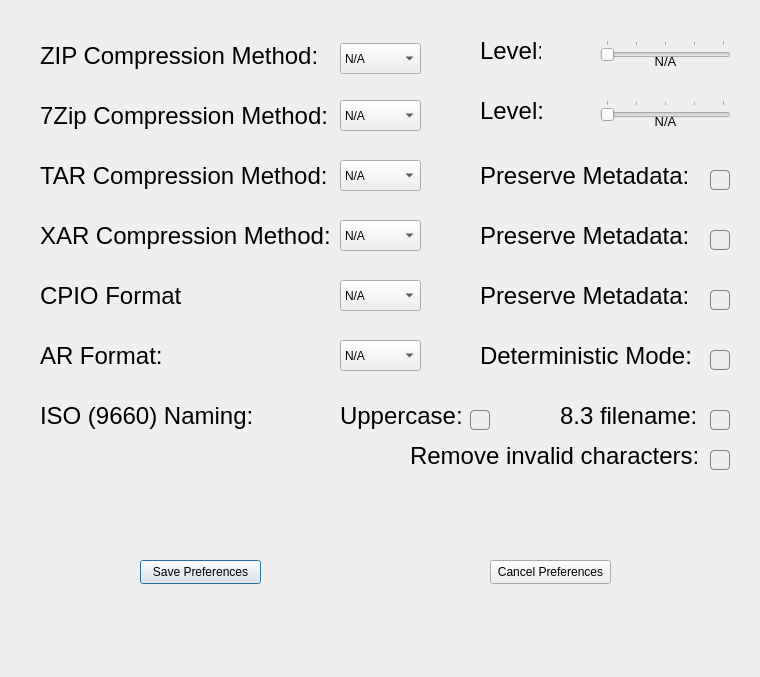
<?xml version="1.0" encoding="UTF-8"?>
<ui version="4.0">
 <class>ArchivePreferences</class>
 <widget class="QDialog" name="ArchivePreferences">
  <property name="geometry">
   <rect>
    <x>0</x>
    <y>0</y>
    <width>760</width>
    <height>677</height>
   </rect>
  </property>
  <property name="windowTitle">
   <string>Dialog</string>
  </property>
  <widget class="QLabel" name="zip_info">
   <property name="geometry">
    <rect>
     <x>40</x>
     <y>40</y>
     <width>371</width>
     <height>31</height>
    </rect>
   </property>
   <property name="font">
    <font>
     <pointsize>18</pointsize>
    </font>
   </property>
   <property name="text">
    <string>ZIP Compression Method: </string>
   </property>
  </widget>
  <widget class="QComboBox" name="zip_comp_method">
   <property name="geometry">
    <rect>
     <x>340</x>
     <y>43</y>
     <width>81</width>
     <height>31</height>
    </rect>
   </property>
   <item>
    <property name="text">
     <string>N/A</string>
    </property>
   </item>
   <item>
    <property name="text">
     <string>Deflate</string>
    </property>
   </item>
   <item>
    <property name="text">
     <string>Store</string>
    </property>
   </item>
   <item>
    <property name="text">
     <string>Bzip2</string>
    </property>
   </item>
   <item>
    <property name="text">
     <string>Lzma</string>
    </property>
   </item>
   <item>
    <property name="text">
     <string>Zstd</string>
    </property>
   </item>
  </widget>
  <widget class="QSlider" name="zip_comp_slider">
   <property name="geometry">
    <rect>
     <x>600</x>
     <y>40</y>
     <width>131</width>
     <height>21</height>
    </rect>
   </property>
   <property name="maximum">
    <number>4</number>
   </property>
   <property name="pageStep">
    <number>1</number>
   </property>
   <property name="orientation">
    <enum>Qt::Orientation::Horizontal</enum>
   </property>
   <property name="tickPosition">
    <enum>QSlider::TickPosition::TicksAbove</enum>
   </property>
   <property name="tickInterval">
    <number>1</number>
   </property>
  </widget>
  <widget class="QLabel" name="zip_level_label">
   <property name="geometry">
    <rect>
     <x>600</x>
     <y>51</y>
     <width>131</width>
     <height>20</height>
    </rect>
   </property>
   <property name="font">
    <font>
     <pointsize>10</pointsize>
    </font>
   </property>
   <property name="text">
    <string>N/A</string>
   </property>
   <property name="alignment">
    <set>Qt::AlignmentFlag::AlignCenter</set>
   </property>
  </widget>
  <widget class="QLabel" name="seven_zip_info">
   <property name="geometry">
    <rect>
     <x>40</x>
     <y>100</y>
     <width>381</width>
     <height>31</height>
    </rect>
   </property>
   <property name="font">
    <font>
     <pointsize>18</pointsize>
    </font>
   </property>
   <property name="text">
    <string>7Zip Compression Method:</string>
   </property>
  </widget>
  <widget class="QComboBox" name="seven_zip_comp_method">
   <property name="geometry">
    <rect>
     <x>340</x>
     <y>100</y>
     <width>81</width>
     <height>31</height>
    </rect>
   </property>
   <item>
    <property name="text">
     <string>N/A</string>
    </property>
   </item>
   <item>
    <property name="text">
     <string>Lzma</string>
    </property>
   </item>
   <item>
    <property name="text">
     <string>Lzma2</string>
    </property>
   </item>
   <item>
    <property name="text">
     <string>Ppmd</string>
    </property>
   </item>
   <item>
    <property name="text">
     <string>Zstd</string>
    </property>
   </item>
  </widget>
  <widget class="QSlider" name="seven_zip_comp_slider">
   <property name="geometry">
    <rect>
     <x>600</x>
     <y>100</y>
     <width>131</width>
     <height>21</height>
    </rect>
   </property>
   <property name="maximum">
    <number>4</number>
   </property>
   <property name="pageStep">
    <number>1</number>
   </property>
   <property name="orientation">
    <enum>Qt::Orientation::Horizontal</enum>
   </property>
   <property name="tickPosition">
    <enum>QSlider::TickPosition::TicksAbove</enum>
   </property>
   <property name="tickInterval">
    <number>1</number>
   </property>
  </widget>
  <widget class="QLabel" name="seven_zip_level_label">
   <property name="geometry">
    <rect>
     <x>600</x>
     <y>111</y>
     <width>131</width>
     <height>20</height>
    </rect>
   </property>
   <property name="font">
    <font>
     <pointsize>10</pointsize>
    </font>
   </property>
   <property name="text">
    <string>N/A</string>
   </property>
   <property name="alignment">
    <set>Qt::AlignmentFlag::AlignCenter</set>
   </property>
  </widget>
  <widget class="QLabel" name="tar_info">
   <property name="geometry">
    <rect>
     <x>40</x>
     <y>160</y>
     <width>291</width>
     <height>31</height>
    </rect>
   </property>
   <property name="font">
    <font>
     <pointsize>18</pointsize>
    </font>
   </property>
   <property name="text">
    <string>TAR Compression Method:</string>
   </property>
  </widget>
  <widget class="QLabel" name="tar_metadata_label">
   <property name="geometry">
    <rect>
     <x>480</x>
     <y>160</y>
     <width>221</width>
     <height>31</height>
    </rect>
   </property>
   <property name="font">
    <font>
     <pointsize>18</pointsize>
    </font>
   </property>
   <property name="text">
    <string>Preserve Metadata:</string>
   </property>
  </widget>
  <widget class="QComboBox" name="tar_comp_method">
   <property name="geometry">
    <rect>
     <x>340</x>
     <y>160</y>
     <width>81</width>
     <height>31</height>
    </rect>
   </property>
   <item>
    <property name="text">
     <string>N/A</string>
    </property>
   </item>
   <item>
    <property name="text">
     <string>Gzip</string>
    </property>
   </item>
   <item>
    <property name="text">
     <string>Bzip2</string>
    </property>
   </item>
   <item>
    <property name="text">
     <string>Xz</string>
    </property>
   </item>
   <item>
    <property name="text">
     <string>Zstd</string>
    </property>
   </item>
  </widget>
  <widget class="QCheckBox" name="tar_metadata_cb">
   <property name="geometry">
    <rect>
     <x>710</x>
     <y>170</y>
     <width>21</width>
     <height>21</height>
    </rect>
   </property>
   <property name="styleSheet">
    <string notr="true">QCheckBox::indicator {
    width: 18px;
    height: 18px;
	border: 1px solid grey;
	border-radius: 4px;
	color: white;
}

QCheckBox::indicator:checked {
	background: #32a6ff;
}</string>
   </property>
   <property name="text">
    <string/>
   </property>
  </widget>
  <widget class="QLabel" name="xar_info_label">
   <property name="geometry">
    <rect>
     <x>40</x>
     <y>220</y>
     <width>291</width>
     <height>31</height>
    </rect>
   </property>
   <property name="font">
    <font>
     <pointsize>18</pointsize>
    </font>
   </property>
   <property name="text">
    <string>XAR Compression Method: </string>
   </property>
  </widget>
  <widget class="QComboBox" name="xar_comp_method">
   <property name="geometry">
    <rect>
     <x>340</x>
     <y>220</y>
     <width>81</width>
     <height>31</height>
    </rect>
   </property>
   <item>
    <property name="text">
     <string>N/A</string>
    </property>
   </item>
   <item>
    <property name="text">
     <string>Gzip</string>
    </property>
   </item>
   <item>
    <property name="text">
     <string>Bzip2</string>
    </property>
   </item>
   <item>
    <property name="text">
     <string>Xz</string>
    </property>
   </item>
  </widget>
  <widget class="QLabel" name="xar_metadata_label">
   <property name="geometry">
    <rect>
     <x>480</x>
     <y>220</y>
     <width>211</width>
     <height>31</height>
    </rect>
   </property>
   <property name="font">
    <font>
     <pointsize>18</pointsize>
    </font>
   </property>
   <property name="text">
    <string>Preserve Metadata:</string>
   </property>
  </widget>
  <widget class="QCheckBox" name="xar_metadata_cb">
   <property name="geometry">
    <rect>
     <x>710</x>
     <y>230</y>
     <width>21</width>
     <height>21</height>
    </rect>
   </property>
   <property name="styleSheet">
    <string notr="true">QCheckBox::indicator {
    width: 18px;
    height: 18px;
	border: 1px solid grey;
	border-radius: 4px;
	color: white;
}

QCheckBox::indicator:checked {
	background: #32a6ff;
}</string>
   </property>
   <property name="text">
    <string/>
   </property>
  </widget>
  <widget class="QLabel" name="iso_info_label">
   <property name="geometry">
    <rect>
     <x>40</x>
     <y>390</y>
     <width>211</width>
     <height>51</height>
    </rect>
   </property>
   <property name="font">
    <font>
     <pointsize>18</pointsize>
    </font>
   </property>
   <property name="text">
    <string>ISO (9660) Naming:</string>
   </property>
  </widget>
  <widget class="QLabel" name="cpio_info">
   <property name="geometry">
    <rect>
     <x>40</x>
     <y>280</y>
     <width>141</width>
     <height>31</height>
    </rect>
   </property>
   <property name="font">
    <font>
     <pointsize>18</pointsize>
    </font>
   </property>
   <property name="text">
    <string>CPIO Format: </string>
   </property>
  </widget>
  <widget class="QComboBox" name="cpio_format">
   <property name="geometry">
    <rect>
     <x>340</x>
     <y>280</y>
     <width>81</width>
     <height>31</height>
    </rect>
   </property>
   <item>
    <property name="text">
     <string>N/A</string>
    </property>
   </item>
   <item>
    <property name="text">
     <string>Newc</string>
    </property>
   </item>
   <item>
    <property name="text">
     <string>Odc</string>
    </property>
   </item>
  </widget>
  <widget class="QLabel" name="cpio_metadata_label">
   <property name="geometry">
    <rect>
     <x>480</x>
     <y>280</y>
     <width>211</width>
     <height>31</height>
    </rect>
   </property>
   <property name="font">
    <font>
     <pointsize>18</pointsize>
    </font>
   </property>
   <property name="text">
    <string>Preserve Metadata:</string>
   </property>
  </widget>
  <widget class="QCheckBox" name="cpio_metadata_cb">
   <property name="geometry">
    <rect>
     <x>710</x>
     <y>290</y>
     <width>21</width>
     <height>21</height>
    </rect>
   </property>
   <property name="styleSheet">
    <string notr="true">QCheckBox::indicator {
    width: 18px;
    height: 18px;
	border: 1px solid grey;
	border-radius: 4px;
	color: white;
}

QCheckBox::indicator:checked {
	background: #32a6ff;
}</string>
   </property>
   <property name="text">
    <string/>
   </property>
  </widget>
  <widget class="QPushButton" name="save_preferences">
   <property name="geometry">
    <rect>
     <x>140</x>
     <y>560</y>
     <width>121</width>
     <height>24</height>
    </rect>
   </property>
   <property name="text">
    <string>Save Preferences</string>
   </property>
  </widget>
  <widget class="QPushButton" name="cancel_preferences">
   <property name="geometry">
    <rect>
     <x>490</x>
     <y>560</y>
     <width>121</width>
     <height>24</height>
    </rect>
   </property>
   <property name="text">
    <string>Cancel Preferences</string>
   </property>
  </widget>
  <widget class="QLabel" name="ar_info_label">
   <property name="geometry">
    <rect>
     <x>40</x>
     <y>340</y>
     <width>121</width>
     <height>31</height>
    </rect>
   </property>
   <property name="font">
    <font>
     <pointsize>18</pointsize>
    </font>
   </property>
   <property name="text">
    <string>AR Format:</string>
   </property>
  </widget>
  <widget class="QComboBox" name="ar_format">
   <property name="geometry">
    <rect>
     <x>340</x>
     <y>340</y>
     <width>81</width>
     <height>31</height>
    </rect>
   </property>
   <item>
    <property name="text">
     <string>N/A</string>
    </property>
   </item>
   <item>
    <property name="text">
     <string>GNU</string>
    </property>
   </item>
   <item>
    <property name="text">
     <string>BSD</string>
    </property>
   </item>
  </widget>
  <widget class="QCheckBox" name="ar_determ_mode_cb">
   <property name="geometry">
    <rect>
     <x>710</x>
     <y>350</y>
     <width>21</width>
     <height>21</height>
    </rect>
   </property>
   <property name="styleSheet">
    <string notr="true">QCheckBox::indicator {
    width: 18px;
    height: 18px;
	border: 1px solid grey;
	border-radius: 4px;
	color: white;
}

QCheckBox::indicator:checked {
	background: #32a6ff;
}</string>
   </property>
   <property name="text">
    <string/>
   </property>
  </widget>
  <widget class="QLabel" name="ar_determ_mode_label">
   <property name="geometry">
    <rect>
     <x>480</x>
     <y>340</y>
     <width>221</width>
     <height>31</height>
    </rect>
   </property>
   <property name="font">
    <font>
     <pointsize>18</pointsize>
    </font>
   </property>
   <property name="text">
    <string>Deterministic Mode:</string>
   </property>
  </widget>
  <widget class="QLabel" name="zip_level_info_label">
   <property name="geometry">
    <rect>
     <x>480</x>
     <y>40</y>
     <width>61</width>
     <height>21</height>
    </rect>
   </property>
   <property name="font">
    <font>
     <pointsize>18</pointsize>
    </font>
   </property>
   <property name="text">
    <string>Level:</string>
   </property>
  </widget>
  <widget class="QLabel" name="seven_zip_level_info">
   <property name="geometry">
    <rect>
     <x>480</x>
     <y>100</y>
     <width>71</width>
     <height>21</height>
    </rect>
   </property>
   <property name="font">
    <font>
     <pointsize>18</pointsize>
    </font>
   </property>
   <property name="text">
    <string>Level:</string>
   </property>
  </widget>
  <widget class="QLabel" name="iso_uppercase_label">
   <property name="geometry">
    <rect>
     <x>340</x>
     <y>400</y>
     <width>131</width>
     <height>31</height>
    </rect>
   </property>
   <property name="font">
    <font>
     <pointsize>18</pointsize>
    </font>
   </property>
   <property name="text">
    <string>Uppercase:</string>
   </property>
  </widget>
  <widget class="QLabel" name="enforce_83_label">
   <property name="geometry">
    <rect>
     <x>560</x>
     <y>400</y>
     <width>141</width>
     <height>31</height>
    </rect>
   </property>
   <property name="font">
    <font>
     <pointsize>18</pointsize>
    </font>
   </property>
   <property name="text">
    <string>8.3 filename:</string>
   </property>
  </widget>
  <widget class="QCheckBox" name="iso_uppercase_cb">
   <property name="geometry">
    <rect>
     <x>470</x>
     <y>410</y>
     <width>21</width>
     <height>21</height>
    </rect>
   </property>
   <property name="styleSheet">
    <string notr="true">QCheckBox::indicator {
    width: 18px;
    height: 18px;
	border: 1px solid grey;
	border-radius: 4px;
	color: white;
}

QCheckBox::indicator:checked {
	background: #32a6ff;
}</string>
   </property>
   <property name="text">
    <string/>
   </property>
  </widget>
  <widget class="QCheckBox" name="iso_enforce_83_cb">
   <property name="geometry">
    <rect>
     <x>710</x>
     <y>410</y>
     <width>21</width>
     <height>21</height>
    </rect>
   </property>
   <property name="styleSheet">
    <string notr="true">QCheckBox::indicator {
    width: 18px;
    height: 18px;
	border: 1px solid grey;
	border-radius: 4px;
	color: white;
}

QCheckBox::indicator:checked {
	background: #32a6ff;
}</string>
   </property>
   <property name="text">
    <string/>
   </property>
  </widget>
  <widget class="QLabel" name="iso_rm_invalid_label">
   <property name="geometry">
    <rect>
     <x>410</x>
     <y>440</y>
     <width>291</width>
     <height>31</height>
    </rect>
   </property>
   <property name="font">
    <font>
     <pointsize>18</pointsize>
    </font>
   </property>
   <property name="text">
    <string>Remove invalid characters:</string>
   </property>
  </widget>
  <widget class="QCheckBox" name="iso_rm_invalid_cb">
   <property name="geometry">
    <rect>
     <x>710</x>
     <y>450</y>
     <width>21</width>
     <height>21</height>
    </rect>
   </property>
   <property name="styleSheet">
    <string notr="true">QCheckBox::indicator {
    width: 18px;
    height: 18px;
	border: 1px solid grey;
	border-radius: 4px;
	color: white;
}

QCheckBox::indicator:checked {
	background: #32a6ff;
}</string>
   </property>
   <property name="text">
    <string/>
   </property>
  </widget>
 </widget>
 <resources/>
 <connections/>
</ui>
